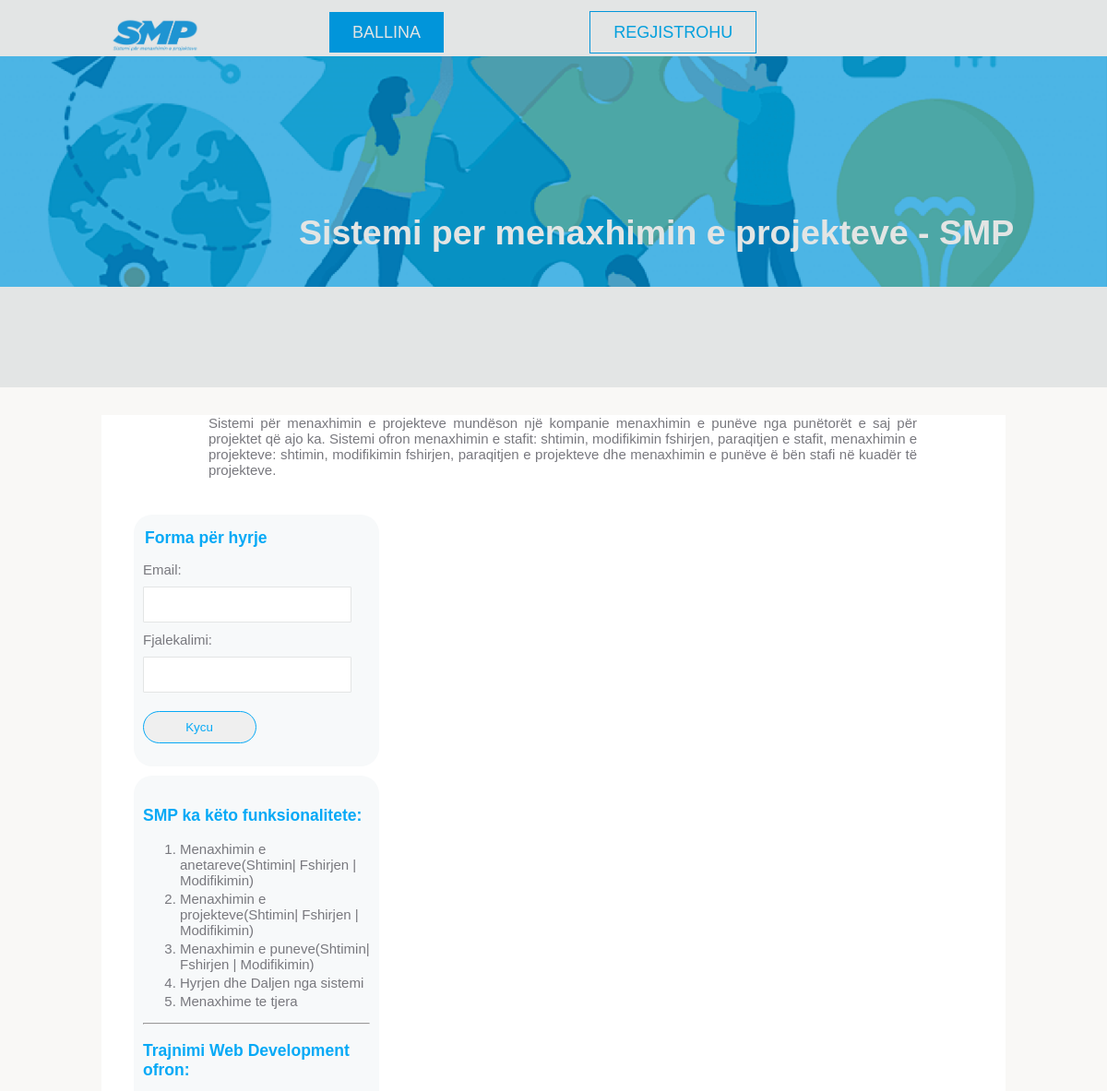
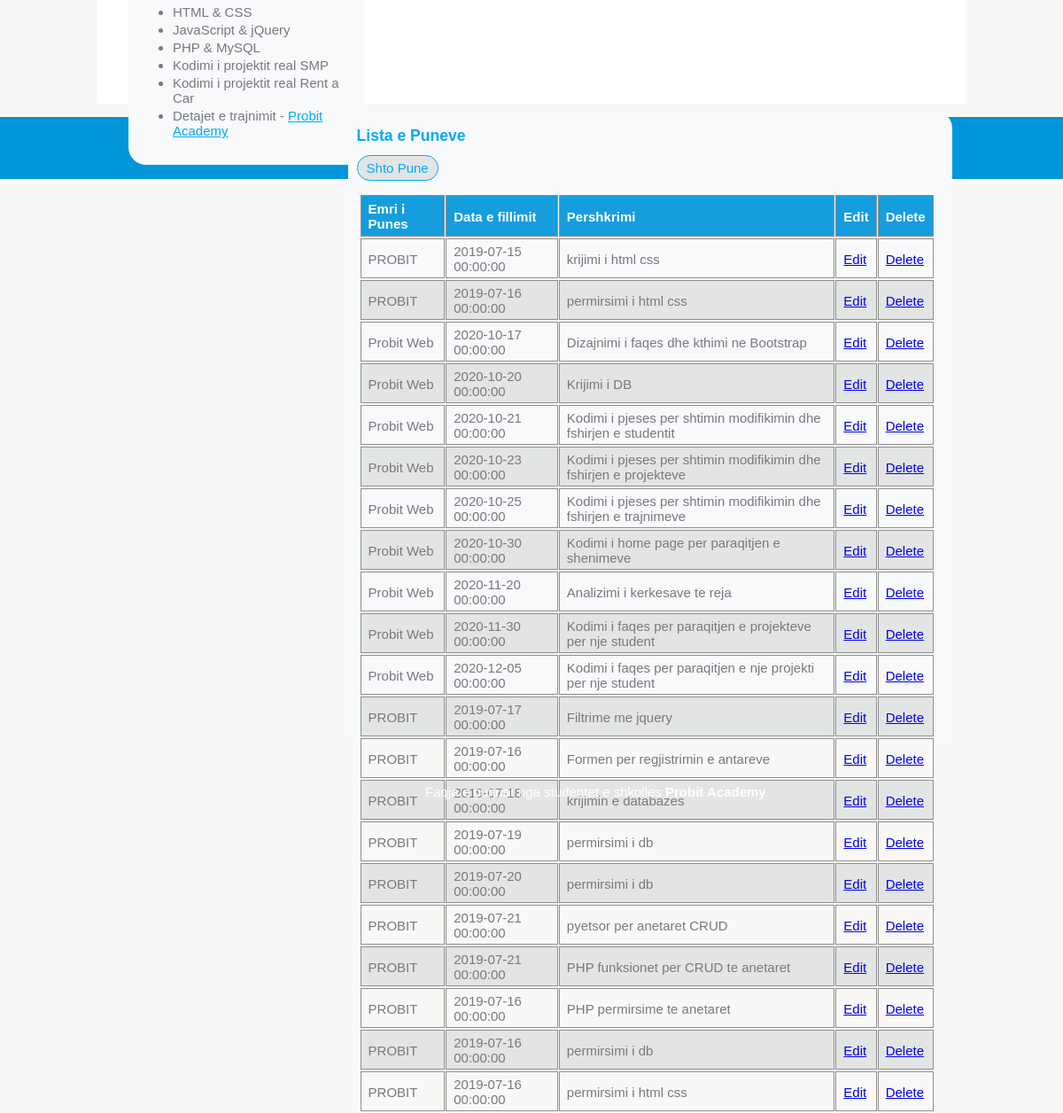
/punet.php, run on the app's committed database (2 pictures, top to bottom).
### tables this page shows
CREATE TABLE `punet` (
  `punaid` int(11) NOT NULL,
  `antariid` int(11) NOT NULL,
  `projektiid` int(11) DEFAULT NULL,
  `data` datetime NOT NULL,
  `pershkrimi` text DEFAULT NULL
);

CREATE TABLE `projektet` (
  `projektiid` int(11) NOT NULL,
  `emri` varchar(50) NOT NULL,
  `pershkrimi` text DEFAULT NULL,
  `datafillimit` date NOT NULL,
  `datambarimit` date NOT NULL
);

### inc/functions.php (called while the page is built, shortened)
<?php
    $dbConn = "";
    function merrPunet()
    {
        global $dbConn;
        $sql = "SELECT p.punaid, p.projektiid, pr.emri, p.data, p.pershkrimi ";
        $sql .= "FROM punet p INNER JOIN projektet pr ON p.projektiid=pr.projektiid ";
        return mysqli_query($dbConn, $sql);
    }
?>

### punet.php (the view, shortened to what this page needs)
<?php include'inc/header.php'; ?>
    <main class="container page">
        <article class="maininfo">
            <p>
                Sistemi për menaxhimin e projekteve mundëson një kompanie menaxhimin e punëve
                nga punëtorët e saj për projektet që ajo ka.
                Sistemi ofron menaxhimin e stafit: shtimin, modifikimin fshirjen, paraqitjen e stafit,
                menaxhimin e projekteve: shtimin, modifikimin fshirjen, paraqitjen e projekteve dhe menaxhimin e
                punëve ë bën stafi në kuadër të projekteve.
            </p>
        </article>
        <?php include'inc/sidebar.php'; ?>
        <section id="content" class="box">
        <h3 class="title">Lista e Puneve</h3>
            <a class="addProject" href="shtopune.php">Shto Pune</a>
        <table id="members">
                <tr>
                    <th>Emri i Punes</th>
                    <th>Data e fillimit</th>
                    <th>Pershkrimi</th>
                    <th>Edit</th>
                    <th>Delete</th>
                </tr>
        <?php
                $punet = merrPunet();
                if($punet)
                {
                    $i = 0;
                    while ($puna = mysqli_fetch_assoc($punet)) {
                        $pid=$puna['punaid'];
                        if($i%2 == 0)
                        {
                            echo "<tr>";
                        }
                        else
                        {
                            echo "<tr class='alt'>";
                        }
                        $i++;
                        echo "<td>" .$puna['emri']."</td>";
                        echo "<td>" .$puna['data'] ."</td>";
                        echo "<td>" .$puna['pershkrimi'] ."</td>";
                        echo "<td> <a href='modifikopune.php?pid={$pid}'>Edit</a> </td>";
                        echo "<td> <a href='fshijpune.php?pid={$pid}'>Delete</a> </td>";
                        echo "</tr>";
                    }
                }
        ?>
            </table>
        </section>
    </main>
    <?php  include'inc/footer.php';?>

### SMPStyle.css (style rules this page uses)
body { font-family: 'Trebuchet MS', 'Lucida Sans Unicode', 'Lucida Grande', 'Lucida Sans', Arial, sans-serif; font-size: 15px; color: #78787e; background-color: #f9f8f6; margin: 0; padding: 0; }
.container { width: 80%; margin: 0 auto; }
.page { height: 850px; padding-left: 20px; background-color: #fff; }
.maininfo { width: 80%; margin: 30px auto; text-align: justify; }
.title { color: #06a9f6; }
#content { float: right; width: 69%; height: 700px; padding-top: 0px; }
#members { float: left; margin-top: 20px; margin-left: 3px; width: 98%; empty-cells: show; border-collapse: separate; border-spacing: 1px 2px; }
#members td, #members th { border: 1px solid #8f8e8e; padding: 5px 8px 4px; }
#members th { text-align: left; padding-top: 6px; padding-bottom: 5px; background-color: #159ddd; color: #fff; }
#members tr.alt td { background-color: #e3e5e5; }
.box { width: 95%; height: auto; background-color: #f7f9fa; margin: 10px 15px; padding: 15px 10px; border-radius: 20px; }
.addProject { border: 1px solid #06a9f6; padding: 5px 5px; padding-right: 10px; padding-left: 10px; text-decoration: none; background-color: #e3e5e5; border-radius: 40px; text-align: center; }
.addProject:link { color: #06a9f6; }
.box { width: 95%; height: auto; background-color: #f7f9fa; margin: 10px 15px; padding: 15px 10px; }

### data on the page
punet: projektiid.emri "PROBIT", data "2019-07-15 00:00:00", pershkrimi "krijimi i html css"
punet: projektiid.emri "PROBIT", data "2019-07-16 00:00:00", pershkrimi "permirsimi i html css"
punet: projektiid.emri "Probit Web", data "2020-10-17 00:00:00", pershkrimi "Dizajnimi i faqes dhe kthimi ne Bootstrap"
punet: projektiid.emri "Probit Web", data "2020-10-20 00:00:00", pershkrimi "Krijimi i DB"
punet: projektiid.emri "Probit Web", data "2020-10-21 00:00:00", pershkrimi "Kodimi i pjeses per shtimin modifikimin dhe fshirjen e studentit"
punet: projektiid.emri "Probit Web", data "2020-10-23 00:00:00", pershkrimi "Kodimi i pjeses per shtimin modifikimin dhe fshirjen e projekteve"
punet: projektiid.emri "Probit Web", data "2020-10-25 00:00:00", pershkrimi "Kodimi i pjeses per shtimin modifikimin dhe fshirjen e trajnimeve"
punet: projektiid.emri "Probit Web", data "2020-10-30 00:00:00", pershkrimi "Kodimi i home page per paraqitjen e shenimeve"
punet: projektiid.emri "Probit Web", data "2020-11-20 00:00:00", pershkrimi "Analizimi i kerkesave te reja"
punet: projektiid.emri "Probit Web", data "2020-11-30 00:00:00", pershkrimi "Kodimi i faqes per paraqitjen e projekteve per nje student"
punet: projektiid.emri "Probit Web", data "2020-12-05 00:00:00", pershkrimi "Kodimi i faqes per paraqitjen e nje projekti per nje student"
punet: projektiid.emri "PROBIT", data "2019-07-17 00:00:00", pershkrimi "Filtrime me jquery"
punet: projektiid.emri "PROBIT", data "2019-07-16 00:00:00", pershkrimi "Formen per regjistrimin e antareve"
punet: projektiid.emri "PROBIT", data "2019-07-18 00:00:00", pershkrimi "krijimin e databazes"
punet: projektiid.emri "PROBIT", data "2019-07-19 00:00:00", pershkrimi "permirsimi i db"
punet: projektiid.emri "PROBIT", data "2019-07-20 00:00:00", pershkrimi "permirsimi i db"
punet: projektiid.emri "PROBIT", data "2019-07-21 00:00:00", pershkrimi "pyetsor per anetaret CRUD"
punet: projektiid.emri "PROBIT", data "2019-07-21 00:00:00", pershkrimi "PHP funksionet per CRUD te anetaret"
punet: projektiid.emri "PROBIT", data "2019-07-16 00:00:00", pershkrimi "PHP permirsime te anetaret"
punet: projektiid.emri "PROBIT", data "2019-07-16 00:00:00", pershkrimi "permirsimi i db"
punet: projektiid.emri "PROBIT", data "2019-07-16 00:00:00", pershkrimi "permirsimi i html css"
